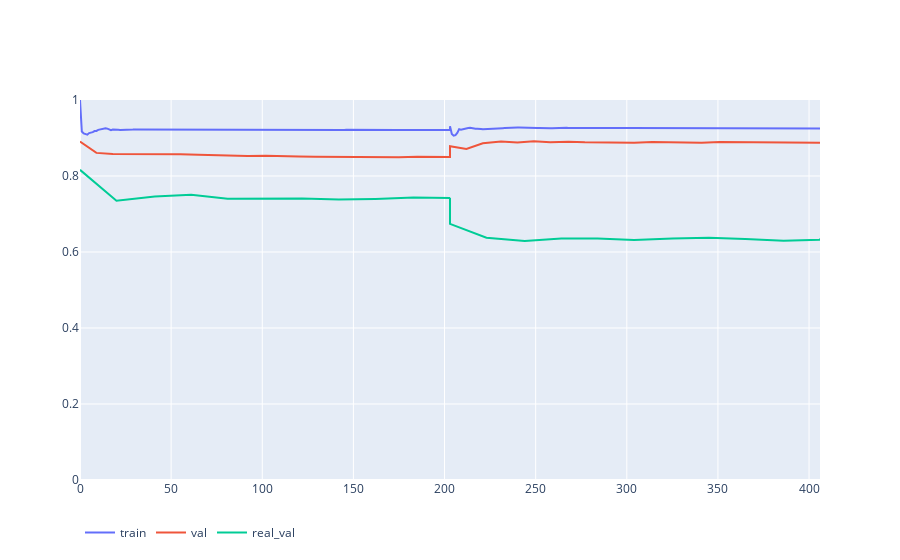

Source (notebook cell):
### Code cell
get_metric_figure( data, metric_name='recall' )

### Figure 1 — Plotly figure (JSON) as saved in the notebook; plotly's stock layout.template omitted (floating-point values rounded to 4 significant figures; data arrays with more than 128 entries replaced by an {"elided": "..."} marker saying what was removed)
{"data": [{"mode": "lines", "name": "train", "type": "scatter", "x": {"elided": "410 int values"}, "y": {"elided": "410 float values"}}, {"mode": "lines", "name": "val", "type": "scatter", "x": [0, 9, 18, 28, 37, 46, 55, 65, 74, 83, 92, 102, 111, 120, 129, 138, 148, 157, 166, 175, 185, 194, 203, 203, 203, 212, 221, 231, 240, 249, 258, 268, 277, 286, 295, 304, 314, 323, 332, 341, 351, 360, 369, 378, 388, 397, 406, 406], "y": [0.8909, 0.8608, 0.8581, 0.8579, 0.8591, 0.8577, 0.8575, 0.8562, 0.8547, 0.8529, 0.8528, 0.8534, 0.8518, 0.851, 0.8507, 0.8504, 0.8507, 0.8498, 0.8486, 0.8491, 0.8509, 0.8508, 0.8498, 0.8499, 0.8786, 0.8713, 0.8863, 0.8906, 0.8883, 0.8912, 0.8886, 0.8904, 0.8885, 0.8882, 0.8864, 0.8876, 0.8894, 0.8885, 0.888, 0.8878, 0.8895, 0.8895, 0.8889, 0.8889, 0.8887, 0.8893, 0.8888, 0.8874]}, {"mode": "lines", "name": "real_val", "type": "scatter", "x": [0, 20, 41, 61, 81, 102, 122, 142, 162, 183, 203, 203, 203, 223, 244, 264, 284, 304, 325, 345, 365, 386, 406, 406], "y": [0.8162, 0.7351, 0.7462, 0.7506, 0.7402, 0.7399, 0.7409, 0.738, 0.7397, 0.7435, 0.742, 0.7428, 0.6739, 0.6377, 0.6292, 0.6353, 0.6357, 0.6317, 0.6353, 0.6374, 0.6343, 0.6295, 0.6321, 0.6354]}], "layout": {"autosize": true, "legend": {"orientation": "h"}, "xaxis": {"autorange": true, "range": [0, 406], "type": "linear"}, "yaxis": {"range": [0, 1], "type": "linear"}}}
